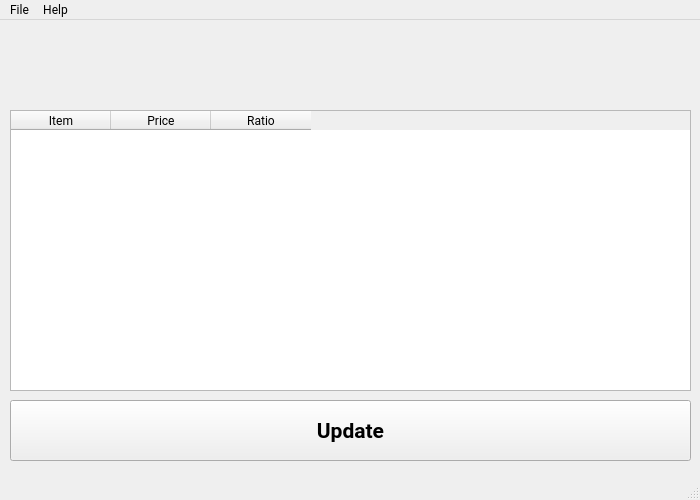
<?xml version="1.0" encoding="UTF-8"?>
<ui version="4.0">
 <class>MainWindow</class>
 <widget class="QMainWindow" name="MainWindow">
  <property name="windowModality">
   <enum>Qt::NonModal</enum>
  </property>
  <property name="geometry">
   <rect>
    <x>0</x>
    <y>0</y>
    <width>700</width>
    <height>500</height>
   </rect>
  </property>
  <property name="font">
   <font>
    <family>Roboto</family>
   </font>
  </property>
  <property name="windowTitle">
   <string>Pumpkin Tracker</string>
  </property>
  <property name="windowIcon">
   <iconset resource="Resources.qrc">
    <normaloff>:/Main/img/PumpkinNew-1.png</normaloff>:/Main/img/PumpkinNew-1.png</iconset>
  </property>
  <property name="locale">
   <locale language="English" country="UnitedStates"/>
  </property>
  <widget class="QWidget" name="centralwidget">
   <widget class="QTableWidget" name="dataTable">
    <property name="geometry">
     <rect>
      <x>10</x>
      <y>90</y>
      <width>681</width>
      <height>281</height>
     </rect>
    </property>
    <property name="styleSheet">
     <string notr="true"/>
    </property>
    <property name="sizeAdjustPolicy">
     <enum>QAbstractScrollArea::AdjustIgnored</enum>
    </property>
    <attribute name="horizontalHeaderCascadingSectionResizes">
     <bool>true</bool>
    </attribute>
    <column>
     <property name="text">
      <string>Item</string>
     </property>
    </column>
    <column>
     <property name="text">
      <string>Price</string>
     </property>
    </column>
    <column>
     <property name="text">
      <string>Ratio</string>
     </property>
    </column>
   </widget>
   <widget class="QPushButton" name="updateB">
    <property name="geometry">
     <rect>
      <x>10</x>
      <y>380</y>
      <width>681</width>
      <height>61</height>
     </rect>
    </property>
    <property name="font">
     <font>
      <pointsize>16</pointsize>
      <weight>75</weight>
      <bold>true</bold>
     </font>
    </property>
    <property name="text">
     <string>Update</string>
    </property>
    <property name="default">
     <bool>false</bool>
    </property>
    <property name="flat">
     <bool>false</bool>
    </property>
   </widget>
   <widget class="QLabel" name="title">
    <property name="geometry">
     <rect>
      <x>10</x>
      <y>10</y>
      <width>681</width>
      <height>71</height>
     </rect>
    </property>
    <property name="text">
     <string/>
    </property>
    <property name="pixmap">
     <pixmap resource="Resources.qrc">:/Main/img/Title.png</pixmap>
    </property>
   </widget>
  </widget>
  <widget class="QMenuBar" name="menubar">
   <property name="geometry">
    <rect>
     <x>0</x>
     <y>0</y>
     <width>700</width>
     <height>27</height>
    </rect>
   </property>
   <widget class="QMenu" name="menuFile">
    <property name="title">
     <string>File</string>
    </property>
    <addaction name="actionAPI_Key"/>
    <addaction name="separator"/>
    <addaction name="actionExit"/>
   </widget>
   <widget class="QMenu" name="menuAbout">
    <property name="title">
     <string>Help</string>
    </property>
    <addaction name="actionAbout"/>
   </widget>
   <addaction name="menuFile"/>
   <addaction name="menuAbout"/>
  </widget>
  <widget class="QStatusBar" name="statusbar"/>
  <action name="actionAPI_Key">
   <property name="text">
    <string>API Key</string>
   </property>
  </action>
  <action name="actionExit">
   <property name="text">
    <string>Exit</string>
   </property>
  </action>
  <action name="actionAbout">
   <property name="text">
    <string>About</string>
   </property>
  </action>
 </widget>
 <resources>
  <include location="Resources.qrc"/>
 </resources>
 <connections/>
</ui>
